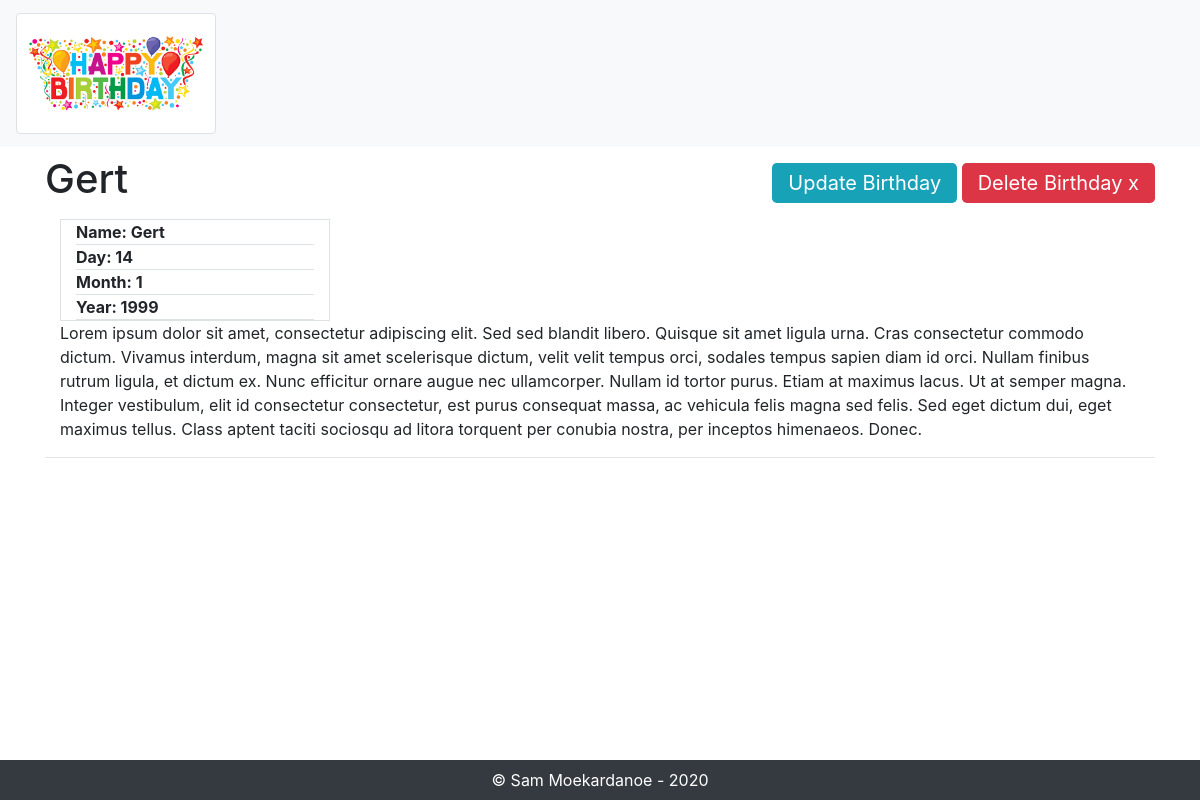
The page /Person.php?id=3 on the database its author committed.
### tables this page shows
CREATE TABLE `birthdays` (
  `id` int(11) NOT NULL,
  `Person` varchar(255) NOT NULL,
  `Day` int(11) NOT NULL,
  `Month` int(11) NOT NULL,
  `Year` int(11) NOT NULL,
  `More info` text NOT NULL
);

### Person.php (the view, shortened to what this page needs)
<?php
require('includes/header.php');
$conn = OpenDBConn();
$id = $country = '';
if (isset($_GET['id'])) {
    $id = $_GET['id'];
}
$stmt = $conn->prepare("SELECT * FROM birthdays WHERE id=?");
$stmt->execute([$id]);
$birthday = $stmt->fetch();
?>
<body>
<?php require('includes/menu.php') ?>
<div class="mb-5 mt-2 container">
    <div class="d-lg-flex flex-lg-row flex-sm-column justify-content-between">
        <h1><?=$birthday['Person']?></h1>
        <div class="align-self-center">
            <a class="btn-lg btn-info text-white" href="updateBirthday.php?id=<?=$birthday['id']?>">Update Birthday</a>
            <a class="btn-lg btn-danger text-white" href="Delete.php?id=<?=$birthday['id']?>">Delete Birthday x</a>
        </div>
    </div>
    <div class="content mt-2 container">
        <div>
            <div>
                <div class="text-left border col-3">
                    <div class="border-bottom">
                        <strong>Name: <?=$birthday['Person']?></strong>
                    </div>
                    <div class="border-bottom">
                        <strong>Day: <?=$birthday['Day']?></strong>
                    </div>
                     <div class="border-bottom">
                        <strong>Month: <?=$birthday['Month']?></strong>
                    </div>
                    <div class="border-bottom">
                        <strong>Year: <?=$birthday['Year']?></strong>
                    </div>
                </div>
            </div>
            <p class="card-text">
            <?=$birthday['More info']?>
            </p>
        </div>
    </div>
    <hr>
</div>
<?php require('includes/footer.php'); ?>
</body>
</html>

### includes/header.php (shortened to what this page needs)
<!doctype html>
<html lang="en">
<head>
    <link rel="stylesheet" href="https://stackpath.bootstrapcdn.com/bootstrap/4.4.1/css/bootstrap.min.css"
>
</head>

### includes/menu.php
<nav class="navbar navbar-expand navbar-light bg-light sticky-top">
    <a class="navbar-brand" href="#"><img class="img-fluid img-thumbnail" style="width:200px;" src="assets/images/logo.png"/></a>
</nav>

### includes/footer.php
<footer class="bg-dark fixed-bottom">
    <p class="text-white p-2 m-0 text-center">&copy; Sam Moekardanoe - 2020</p>
</footer>

### rows shown on the page
birthdays: Person "Gert", Day "14", Month "1", Year "1999", More info "Lorem ipsum dolor sit amet, consectetur adipiscing elit. Sed sed blandit libero. Quisque sit amet ligula urna. Cras consectetur commodo dictum. Vivamus interdum, magna sit amet scelerisque dictum, velit velit tempus orci, sodales tempus sapien diam id orci. Nullam finibus rutrum ligula, et dictum ex. Nunc efficitur ornare augue nec ullamcorper. Nullam id tortor purus. Etiam at maximus lacus. Ut at semper magna. Integer vestibulum, elit id consectetur consectetur, est purus consequat massa, ac vehicula felis magna sed felis. Sed eget dictum dui, eget maximus tellus. Class aptent taciti sociosqu ad litora torquent per conubia nostra, per inceptos himenaeos. Donec."
